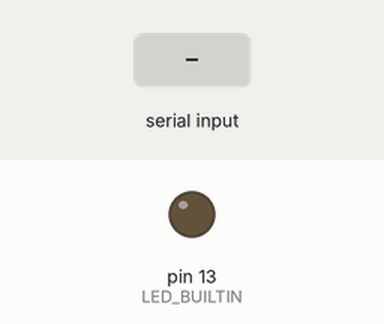
Simulated run of this sketch. Board: Arduino Uno, built with avr-gcc and run on an emulated ATmega328P. On the bench: output pins drawn as LEDs (lit = HIGH). The inputs (shaded band) are chosen by the test bench.

Above: at 1.2 s.
1.3 s: "ON\n" received over Serial
At 2.4 s:
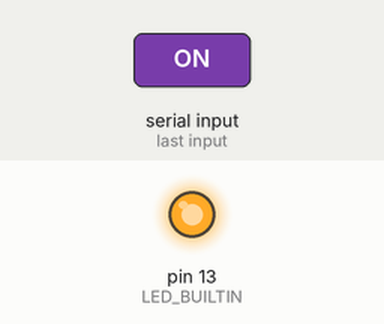
2.8 s: "OFF\n" received over Serial
At 3.6 s:
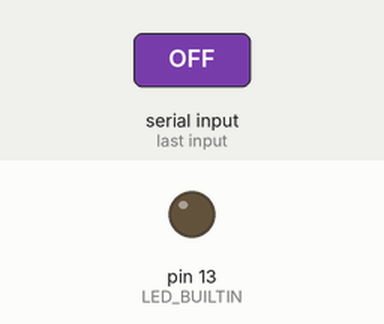
Timing chart, 0 to 5.8 s (numbered marks = the images above; inputs shaded):
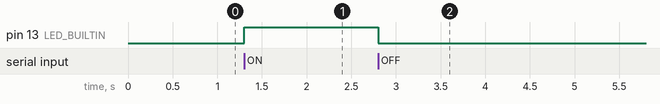

Measured:
- after the input at 1.3 s, pin 13 (LED_BUILTIN): LOW → HIGH at once
- after the input at 2.8 s, pin 13 (LED_BUILTIN): HIGH → LOW at once

The sketch:

arduinocode.ino
```cpp
void setup() {
  pinMode(LED_BUILTIN, OUTPUT);
  Serial.begin(9600);
}

void loop() {
  if (Serial.available() > 0) {
    String command = Serial.readStringUntil('\n');
    command.trim(); // Remove any extra whitespace or newline characters

    if (command == "ON") {
      digitalWrite(LED_BUILTIN, HIGH);
    } else if (command == "OFF") {
      digitalWrite(LED_BUILTIN, LOW);
    }
  }
}
```
